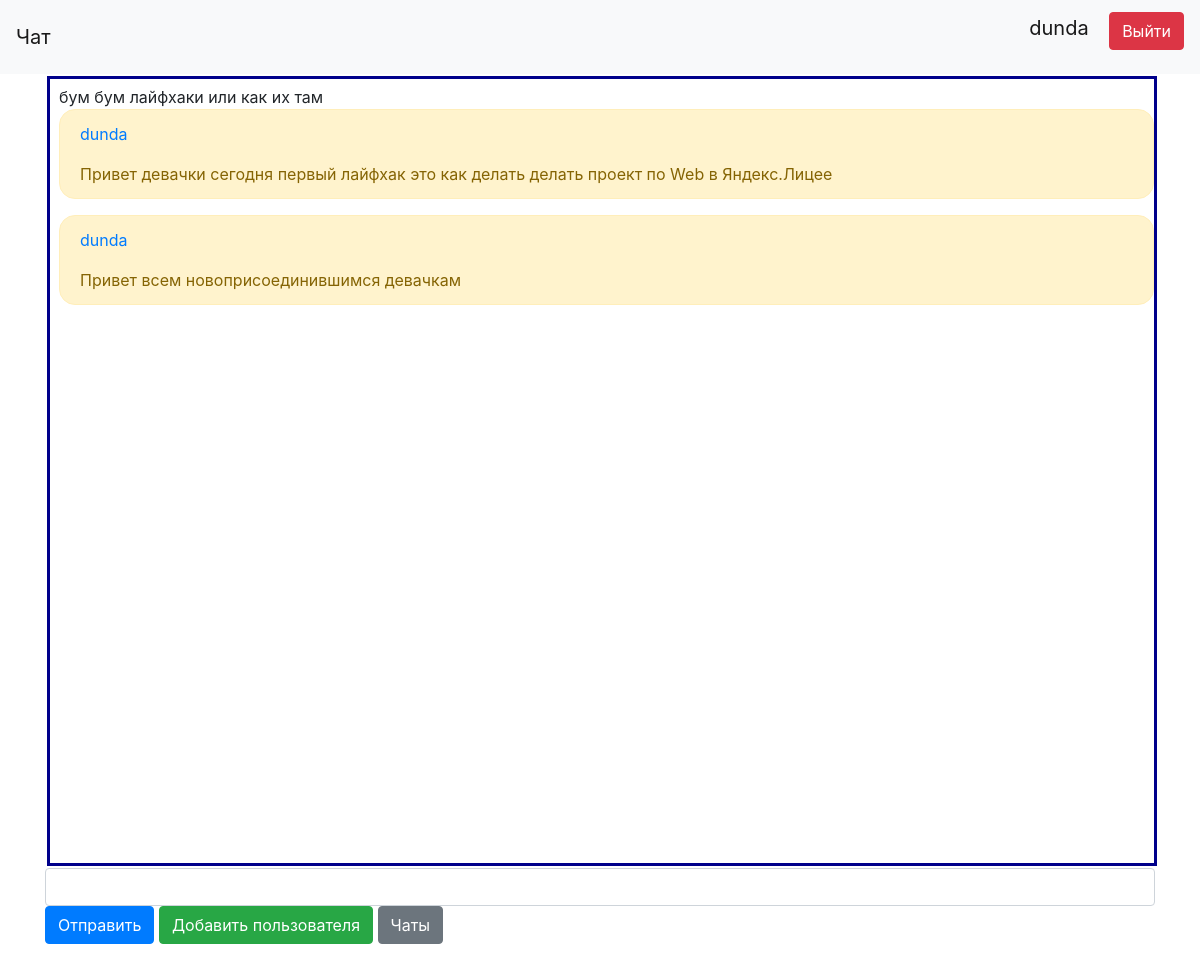
Page /chats/1 (signed in) on the committed database.
### data/users.py (models this page shows, shortened)
class User(SqlAlchemyBase, UserMixin, SerializerMixin):
    __tablename__ = 'users'
    id = sqlalchemy.Column(sqlalchemy.Integer,
                           primary_key=True, autoincrement=True)
    login = sqlalchemy.Column(sqlalchemy.String, index=True, unique=True, nullable=True)
    email = sqlalchemy.Column(sqlalchemy.String, unique=True, nullable=True)
    about = sqlalchemy.Column(sqlalchemy.String, nullable=True)
    hashed_password = sqlalchemy.Column(sqlalchemy.String, nullable=True)
    messages = orm.relation("Message", back_populates='user')

### data/chats.py (models this page shows)
class Chat(SqlAlchemyBase, SerializerMixin):
    __tablename__ = 'chats'
    id = sqlalchemy.Column(sqlalchemy.Integer,
                           primary_key=True, autoincrement=True)
    title = sqlalchemy.Column(sqlalchemy.String,
                              nullable=False)
    messages = orm.relation("Message", back_populates='chat')

### data/messages.py (models this page shows)
class Message(SqlAlchemyBase, SerializerMixin):
    __tablename__ = 'messages'
    id = sqlalchemy.Column(sqlalchemy.Integer,
                           primary_key=True, autoincrement=True)
    text = sqlalchemy.Column(sqlalchemy.String, nullable=True)
    send_date = sqlalchemy.Column(sqlalchemy.DateTime,
                                  default=datetime.datetime.now, nullable=True)
    user_id = sqlalchemy.Column(sqlalchemy.Integer,
                                sqlalchemy.ForeignKey("users.id"))
    user = orm.relation('User')
    chat_id = sqlalchemy.Column(sqlalchemy.Integer,
                                sqlalchemy.ForeignKey("chats.id"))
    chat = orm.relation('Chat')

### server.py (the view, shortened to what this page needs)
@app.route('/chats/<int:id>', methods=['GET', 'POST'])
@login_required
def chat(id):
    db_sess = db_session.create_session()
    form = ChatForm()
    chat = db_sess.query(Chat).filter(Chat.id == id).first()
    if not chat:
        return render_template("chat_not_found.html", title='Чат не найден')
    user = db_sess.query(User).filter(User.id == current_user.id).first()
    if not db_sess.query(User_Chat).filter((User_Chat.user_id == user.id) & (User_Chat.chat_id == chat.id)).first():
        return render_template("kuda_polez.html", title='Чат')
    return render_template("chat.html", title='Чат', form=form, chat_title=chat.title, chat=chat)

### server.py
class ChatForm(FlaskForm):
    message = StringField('Cообщение', validators=[DataRequired()])
    submit = SubmitField('Отправить')

### data/db_session.py (called while the page is built)
def create_session() -> Session:
    global __factory
    return __factory()

### server.py (called while the page is built)
@login_manager.user_loader
def load_user(user_id):
    db_sess = db_session.create_session()
    return db_sess.query(User).get(user_id)

### templates/chat.html (shortened to what this page needs)
{% extends "base.html" %}
{% block content %}
<form action="" method="post" novalidate>
    <div style="border:solid thick darkblue; border-radius: 0em;
          border-width:3px; padding-left:9px; padding-top:6px;
          padding-bottom:6px; margin:2px; width:1110px; height:790px; overflow: scroll">
        {{ chat_title }}
        {% for message in chat.messages %}
            <div style="word-wrap: break-word; border-radius: 1em;" class="alert alert-warning" role="alert">
                <p> <a href="/profile/{{message.user.id}}"> {{ message.user.login }} </a> </p>
                {{ message.text }}
            </div>
        {% endfor %}
    </div>
    <p> {{ form.message(class="form-control") }} {{ form.submit(type="submit", class="btn btn-primary") }}
        <a href="/add_user_to_chat/{{chat.id}}" class="btn btn-success">Добавить пользователя</a>
        <a href="/" class="btn btn-secondary">Чаты</a></p>
</form>
{% endblock %}

### templates/base.html (shortened to what this page needs)
<!doctype html>
<html lang="en">
<head>
    <link rel="stylesheet"
          href="https://stackpath.bootstrapcdn.com/bootstrap/4.4.1/css/bootstrap.min.css"
>
</head>
<body>
<header>
    <nav class="navbar navbar-light bg-light">
        <a class="navbar-brand" href="#">Чат</a>
        {% if current_user.is_authenticated %}
            <p>
                <a class="navbar-brand" href="/profile/{{current_user.id}}">{{ current_user.login }}</a>
                <a class="btn btn-danger" href="/logout">Выйти</a>
            </p>
        {% else %}
            <p>
                <a class="btn btn-primary " href="/register">Зарегистрироваться</a>
                <a class="btn btn-success" href="/login">Войти</a>
            </p>
        {% endif %}
    </nav>
</header>
<main role="main" class="container">
    {% block content %}{% endblock %}
</main>
</body>
</html>

### rows in the picture
User: login "dunda"
Chat: title "бум бум лайфхаки или как их там"
Message: user.login "dunda", text "Привет девачки сегодня первый лайфхак это как делать делать проект по Web в Яндекс.Лицее"
Message: user.login "dunda", text "Привет всем новоприсоединившимся девачкам"
